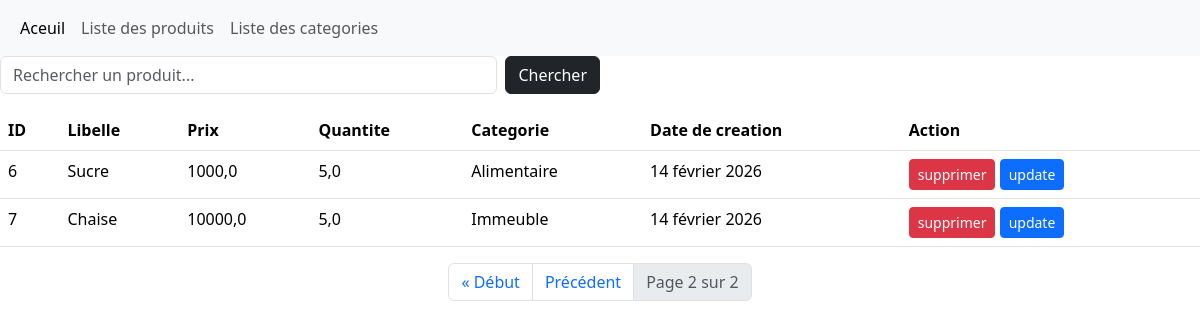
Screenshot of /liste/?page=2 with the database file from the repository.
### Produit/models.py (models this page shows, shortened)
class Produit(models.Model):
    libelle = models.CharField(max_length=50)
    prix = models.FloatField()
    quantite = models.FloatField()
    dateCreation = models.DateField(auto_now_add=True)
    categorie = models.ForeignKey(Categorie, on_delete=models.CASCADE)

class Categorie(models.Model):
    libelle = models.CharField(max_length=100)
    description = models.CharField(max_length=100)

### Produit/views.py (the view)
# urls.py: path('liste/',liste,name='liste'),
def liste(request):
    query = request.GET.get('search')
    if query:
        produits = Produit.objects.filter(
            Q(libelle__icontains=query) |
            Q(categorie__libelle__icontains=query)
        ).select_related('categorie').order_by('-dateCreation')
    else:
        produits = Produit.objects.all().select_related('categorie').order_by('-dateCreation')
    categories = Categorie.objects.all()
    paginator = Paginator(produits, 5)
    page_number = request.GET.get('page')
    page_obj = paginator.get_page(page_number)
    return render(request, 'Produit/liste.html', {
        'produits': page_obj,
        'categories': categories,
        'search_query': query
    })

### Produit/templates/Produit/liste.html (shortened to what this page needs)
{% extends 'layout.html' %}
{% block content %}
    <div class="d-flex justify-content-between align-items-center mb-3">
        <form method="GET" class="d-flex w-50">
            <input type="text" name="search" class="form-control me-2" placeholder="Rechercher un produit..." value="{{ search_query|default:'' }}">
            <button type="submit" class="btn btn-dark">Chercher</button>
        </form>
    </div>
    <table class="table">
        <thead>
        <tr>
            <th>ID</th>
            <th>Libelle</th>
            <th>Prix</th>
            <th>Quantite</th>
            <th>Categorie</th>
            <th>Date de creation</th>
            <th>Action</th>
        </tr>
        </thead>
        <tbody>
        {% for p in produits %}
            <tr>
                <td>{{ p.id }}</td>
                <td>{{ p.libelle }}</td>
                <td>{{ p.prix }}</td>
                <td>{{ p.quantite }}</td>
                <td>
                    {% if p.categorie %}
                        {{ p.categorie.libelle }}
                    {% else %}
                        <span class="text-muted">Aucune</span>
                    {% endif %}
                </td>
                <td>{{ p.dateCreation }}</td>
                <td>
                    <a href="{% url 'supProduit' p.id %}" class="btn btn-danger btn-sm"> supprimer </a>
                    <a href="{% url 'modifProduit' p.id %}" class="btn btn-primary btn-sm"> update </a>
                </td>
            </tr>
        {% empty %}
            <tr>
                <td colspan="7" class="text-center">Aucun produit trouvé.</td>
            </tr>
        {% endfor %}
        </tbody>
    </table>
    <nav>
        <ul class="pagination justify-content-center">
            {% if produits.has_previous %}
                <li class="page-item">
                    <a class="page-link" href="?page=1{% if search_query %}&search={{ search_query }}{% endif %}">&laquo; Début</a>
                </li>
                <li class="page-item">
                    <a class="page-link" href="?page={{ produits.previous_page_number }}{% if search_query %}&search={{ search_query }}{% endif %}">Précédent</a>
                </li>
            {% endif %}
            <li class="page-item disabled">
                <span class="page-link">Page {{ produits.number }} sur {{ produits.paginator.num_pages }}</span>
            </li>
        </ul>
    </nav>
{% endblock %}

### rows the page displays
Produit: id "6", libelle "Sucre", prix "1000,0", quantite "5,0", categorie.libelle "Alimentaire", dateCreation "14 février 2026"
Produit: id "7", libelle "Chaise", prix "10000,0", quantite "5,0", categorie.libelle "Immeuble", dateCreation "14 février 2026"

### other values shown
{{ produits.number }} "2"
{{ produits.paginator.num_pages }} "2"
